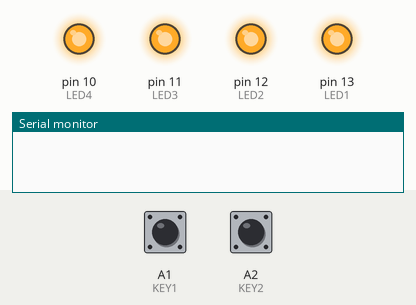
Simulated run of this sketch. Board: Arduino Uno, built with avr-gcc and run on an emulated ATmega328P. On the bench: output pins drawn as LEDs (lit = HIGH), the last lines printed to the serial monitor. Dashed ring = blinking. Inputs (shaded band) come from the test bench; at power-on: A2 (KEY2) HIGH, A1 (KEY1) HIGH.

Above: at 0.1 s.
At 1.2 s:
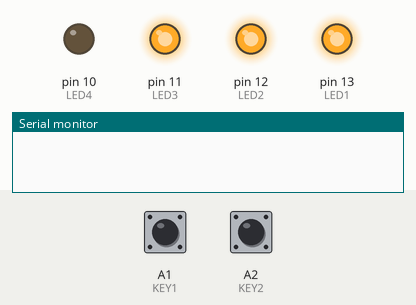
1.3 s: A2 (KEY2) pulled LOW for 0.15 s
At 2.9 s:
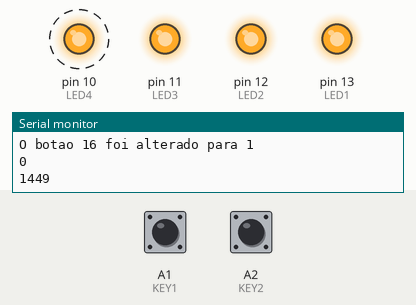
Timing chart, 0 to 9.5 s (numbered marks = the images above; inputs shaded):
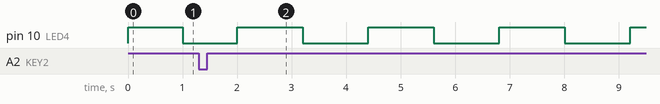

The sketch:

tarefa2.ino
```cpp
#include "event_driven.h"
#include "tarefa2.h"
#include "pindefs.h"

void appinit(){
  Serial.begin(9600);
  pinMode(KEY1, INPUT_PULLUP);
  pinMode(KEY2, INPUT_PULLUP);
  pinMode(KEY3, INPUT_PULLUP);
  pinMode(LED1, OUTPUT);
  pinMode(LED2, OUTPUT);
  pinMode(LED3, OUTPUT);
  pinMode(LED4, OUTPUT);
  digitalWrite(LED1, HIGH);
  digitalWrite(LED2, HIGH);
  digitalWrite(LED3, HIGH);
  digitalWrite(LED4, HIGH);
  button_listen(KEY1);
  button_listen(KEY2);
  timer_set(1000);
}

unsigned long tempo1 = 0, tempo2 = 1000;
int velocidade = 1000;
void button_changed(int pin, int v){
  Serial.print("O botao "); Serial.print(pin); Serial.print(" foi alterado para "); Serial.println(v);
  if(v=1){
    if(pin == KEY1){
      velocidade -= 100;
      tempo1=millis();
    }
    if(pin == KEY2){
      velocidade += 100;
      tempo2=millis();
    }
    Serial.println(tempo1);
    Serial.println(tempo2);
    if(abs(tempo1-tempo2)<500){
      Serial.print("Dois botoes diferentes foram apertados num intervalo menor que 500ms, ");
      Serial.print(abs(tempo1-tempo2));
      Serial.println("ms, portanto a aplicacao sera encerrada");
      while(1);
    }
  }
}

int ultimo_estado = HIGH;
void timer_expired(){
  if(ultimo_estado==HIGH){
    digitalWrite(LED4, LOW);
    ultimo_estado=LOW;
  }
  else{
    digitalWrite(LED4, HIGH);
    ultimo_estado=HIGH;
  }
  timer_set(velocidade);
}
```

event_driven.h
```cpp
/*
** Adicionar botoes para serem vigiados
*/
void button_listen (int pin);

/*
** Adicionar um tempo para o timer
*/
void timer_set (int ms);
```

event_driven.ino
```cpp
#include "event_driven.h"
#include "tarefa2.h"
#include "pindefs.h"

int pinos[3], estados[3], indice_disponivel;
void button_listen (int pin){
  if(indice_disponivel<3){
    pinos[indice_disponivel]=pin;
    estados[indice_disponivel]=1;
    indice_disponivel++;
  }
  else{
    Serial.println("Nao ha entradas disponiveis");
  }
}

void reset_listen(){
  int i;
  for(i=0; i<3; i++){
    pinos[i]=estados[i]=0;
  }
  indice_disponivel=0;
}

unsigned long tempo, tempo_inicial;
void timer_set (int ms){
  tempo = ms;
  tempo_inicial = millis();
}

void reset_timer(){
  tempo=tempo_inicial=0;
}

void setup(){
  reset_timer();
  reset_listen();
  appinit();
}

void loop(){
  if(tempo && (millis()-tempo_inicial)>tempo){
    reset_timer();
    timer_expired();
  }

  if(indice_disponivel){
    int i;
    for(i=0; i<3; i++){
      int valor_lido = digitalRead(pinos[i]);
      if(valor_lido!=estados[i]){
        estados[i]=valor_lido;
        button_changed(pinos[i], estados[i]);
      }
    }
  }
}
```

pindefs.h
```cpp
#define LED1       13
#define LED2       12
#define LED3       11
#define LED4       10
#define BUZZ        3
#define KEY1       A1
#define KEY2       A2
#define KEY3       A3
#define POT        A0
```

tarefa2.h
```cpp
/*
** Configuracoes iniciais
*/
void appinit(void);

/*
** Acoes quando um dos botoes vigiados mudarem de estado
*/
void button_changed (int pin, int v);

/*
** Acoes quando o tempo do timer acabar
*/
void timer_expired(void);
```

Measured:
- by itself, pin 10 (LED4): alternates HIGH for 1.2 s and LOW for 1.2 s
